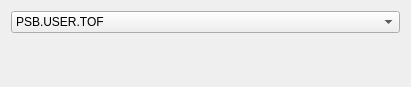
<?xml version="1.0" encoding="UTF-8"?>
<ui version="4.0">
 <class>Form</class>
 <widget class="QWidget" name="Form">
  <property name="geometry">
   <rect>
    <x>0</x>
    <y>0</y>
    <width>411</width>
    <height>87</height>
   </rect>
  </property>
  <property name="windowTitle">
   <string>Update context of CContextFrame with custom GUI controls</string>
  </property>
  <layout class="QVBoxLayout" name="verticalLayout">
   <item>
    <widget class="QComboBox" name="comboBox">
     <item>
      <property name="text">
       <string>PSB.USER.TOF</string>
      </property>
     </item>
     <item>
      <property name="text">
       <string>PSB.USER.AD</string>
      </property>
     </item>
    </widget>
   </item>
   <item>
    <widget class="CContextFrame" name="CContextFrame">
     <property name="selector" stdset="0">
      <string>PSB.USER.TOF</string>
     </property>
     <layout class="QVBoxLayout" name="verticalLayout_2">
      <item>
       <widget class="CLabel" name="CLabel">
        <property name="channel" stdset="0">
         <string notr="true">DemoDevice/Acquisition#Demo</string>
        </property>
       </widget>
      </item>
     </layout>
    </widget>
   </item>
  </layout>
 </widget>
 <customwidgets>
  <customwidget>
   <class>PyDMLabel</class>
   <extends>QLabel</extends>
   <header>pydm.widgets.label</header>
  </customwidget>
  <customwidget>
   <class>CContextFrame</class>
   <extends>QFrame</extends>
   <header>comrad.widgets.containers</header>
   <container>1</container>
  </customwidget>
  <customwidget>
   <class>CLabel</class>
   <extends>PyDMLabel</extends>
   <header>comrad.widgets.indicators</header>
  </customwidget>
 </customwidgets>
 <resources/>
 <connections>
  <connection>
   <sender>comboBox</sender>
   <signal>activated(QString)</signal>
   <receiver>CContextFrame</receiver>
   <slot>updateSelector(QString)</slot>
   <hints>
    <hint type="sourcelabel">
     <x>95</x>
     <y>17</y>
    </hint>
    <hint type="destinationlabel">
     <x>105</x>
     <y>83</y>
    </hint>
   </hints>
  </connection>
 </connections>
</ui>
